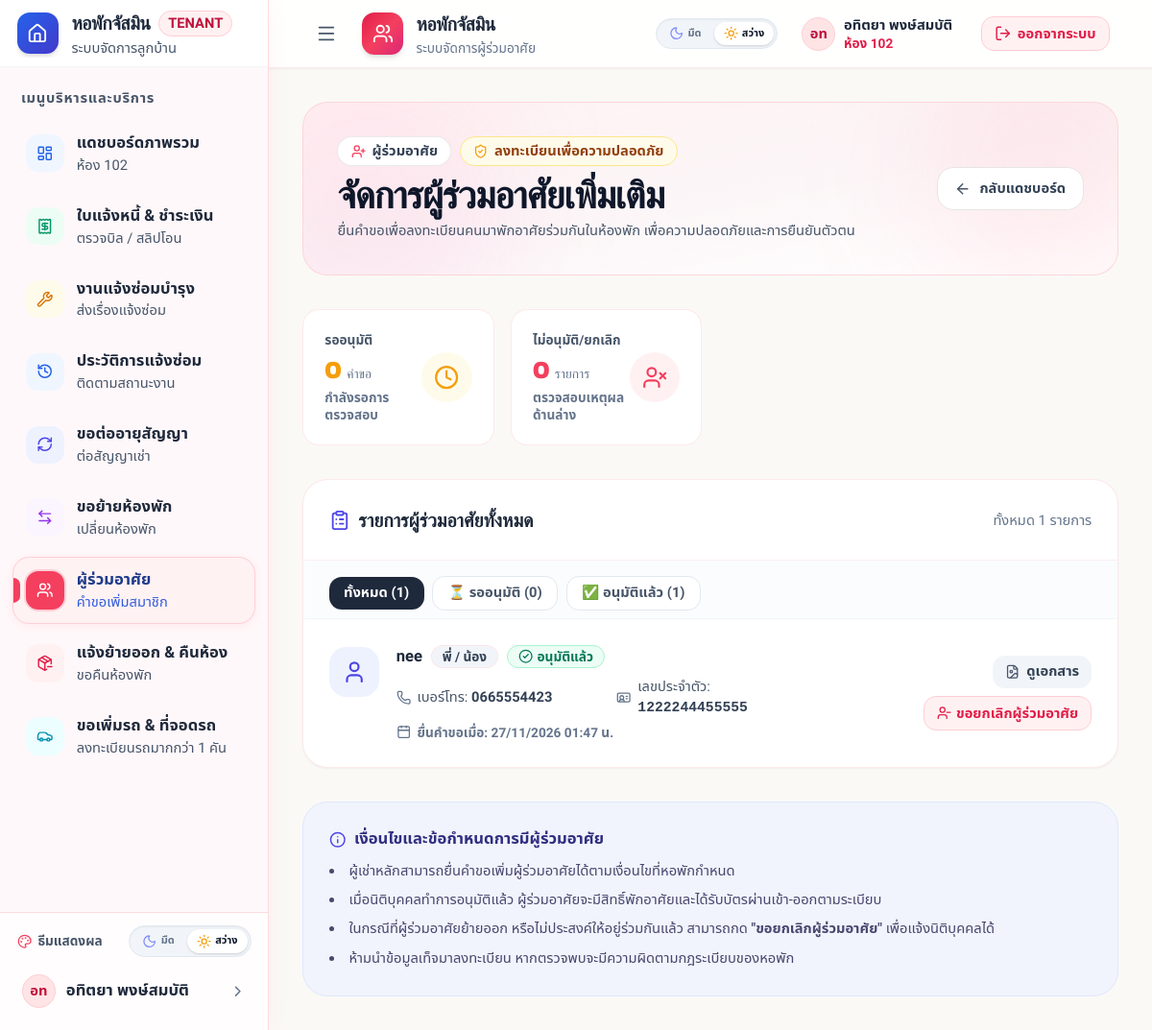
The page /tenant_coresidents.php (signed in) on the database its author committed.
### tables this page shows
CREATE TABLE `room` (
  `roomId` int(11) NOT NULL AUTO_INCREMENT,
  `roomNumber` varchar(10) NOT NULL,
  `roomType` varchar(50) DEFAULT NULL,
  `floor` int(11) DEFAULT NULL,
  `rentPrice` decimal(10,2) NOT NULL,
  `status` varchar(20) DEFAULT 'Available',
  PRIMARY KEY (`roomId`),
  UNIQUE KEY `roomNumber` (`roomNumber`)
);

CREATE TABLE `coresidents` (
  `id` int(11) NOT NULL AUTO_INCREMENT,
  `tenantId` int(11) NOT NULL,
  `roomId` int(11) NOT NULL,
  `fullName` varchar(100) NOT NULL,
  `relationship` varchar(50) NOT NULL,
  `idCardNumber` varchar(20) NOT NULL,
  `phoneNumber` varchar(20) NOT NULL,
  `idCardImage` varchar(255) DEFAULT NULL,
  `status` varchar(30) DEFAULT 'Pending',
  `adminRemark` text DEFAULT NULL,
  `cancelReason` text DEFAULT NULL,
  `created_at` timestamp NOT NULL DEFAULT current_timestamp(),
  PRIMARY KEY (`id`)
);

### tenant_coresidents.php (the view, shortened to what the rows shown need)
<?php
require_once 'includes/db_connect.php';
$tenantId = $_SESSION['user_id'];
$tenantName = $_SESSION['full_name'];
$stmtRoom = $conn->prepare("
    SELECT r.roomId, r.roomNumber, l.leaseId, l.startDate, l.endDate
    FROM Lease l
    JOIN Room r ON l.roomId = r.roomId
    WHERE l.tenantId = ? AND l.status = 'Active'
    LIMIT 1
");
$stmtRoom->execute([$tenantId]);
$myRoom = $stmtRoom->fetch(PDO::FETCH_ASSOC);
$myRoomNumber = $myRoom ? ($myRoom['roomNumber'] ?? '') : '';
$roomId = $myRoom ? $myRoom['roomId'] : null;
try {
    $conn->query("
        DELETE p FROM coresidents p
        INNER JOIN coresidents a ON p.tenantId = a.tenantId
            AND p.roomId = a.roomId
            AND (p.idCardNumber = a.idCardNumber OR p.fullName = a.fullName)
            AND a.status = 'Approved'
            AND p.status = 'Pending'
            AND p.id != a.id
    ");
} catch(PDOException $e) {}
$coresidents = [];
if ($roomId) {
    $stmtList = $conn->prepare("
        SELECT c.*, r.roomNumber
        FROM coresidents c
        JOIN Room r ON c.roomId = r.roomId
        WHERE c.tenantId = ? AND c.roomId = ?
        ORDER BY FIELD(c.status, 'Approved', 'Pending', 'Rejected'), c.id DESC
    ");
    $stmtList->execute([$tenantId, $roomId]);
    $rawList = $stmtList->fetchAll(PDO::FETCH_ASSOC);
    foreach($rawList as $row) {
        $coresidents[] = $row;
    }
}
?>
<!DOCTYPE html>
<html lang="th">
<head>
  <script src="https://cdn.tailwindcss.com">
    function toggleRelDropdown(e) {
        if (e) e.stopPropagation();
        const menu = document.getElementById('relDropdownMenu');
        const chevron = document.getElementById('relChevron');
        if (menu) {
            const isHidden = menu.classList.contains('hidden');
            menu.classList.toggle('hidden');
            if (chevron) {
                if (isHidden) chevron.classList.add('rotate-180');
                else chevron.classList.remove('rotate-180');
            }
        }
        if (window.lucide) lucide.createIcons();
    }
    function selectRelOption(val, icon, e) {
        if (e) e.stopPropagation();
        const input = document.getElementById('relationshipInput');
        if (input) input.value = val;
        const triggerText = document.getElementById('relTriggerText');
        if (triggerText) {
            triggerText.innerText = val;
            triggerText.className = 'text-slate-800 font-bold';
        }
        const triggerIcon = document.getElementById('relTriggerIcon');
        if (triggerIcon) triggerIcon.innerText = icon;
        const menu = document.getElementById('relDropdownMenu');
        if (menu) menu.classList.add('hidden');
        const chevron = document.getElementById('relChevron');
        if (chevron) chevron.classList.remove('rotate-180');
    }
    document.addEventListener('click', function(e) {
        if (!e.target.closest('#customRelDropdown')) {
            const menu = document.getElementById('relDropdownMenu');
            if (menu) menu.classList.add('hidden');
            const ch = document.getElementById('relChevron');
            if (ch) ch.classList.remove('rotate-180');
        }
    });
</script>
</head>
<body class="min-h-screen flex flex-col antialiased selection:bg-rose-500 selection:text-white bg-[#FAF9F6] text-slate-800">
  <?php include_once 'includes/tenant_sidebar.php'; ?>
  <header class="sticky top-0 z-40 bg-white/90 backdrop-blur-md border-b border-rose-100/80 shadow-sm">
    <div class="max-w-7xl mx-auto px-4 sm:px-6 lg:px-8">
      <div class="flex items-center justify-between h-16">
        <div class="flex items-center space-x-2 sm:space-x-3">
          <a href="profile.php" class="flex items-center gap-2 p-1 sm:p-1.5 sm:px-2.5 hover:bg-rose-50/70 rounded-full transition border border-transparent hover:border-rose-200 group" title="แก้ไขโปรไฟล์">
            <div class="hidden sm:block text-left pr-1">
              <div class="text-xs font-bold text-slate-800 group-hover:text-rose-600 transition truncate max-w-[140px] sm:max-w-[180px]"><?php echo htmlspecialchars($headerTenantName ?? $sidebarTenantName ?? ($tenantName ?? 'ผู้เช่า')); ?></div>
              <div class="text-[10px] text-rose-600 font-bold"><?php echo !empty($headerRoomNumber ?? $sidebarRoomNumber ?? ($myRoomNumber ?? '')) ? "ห้อง " . htmlspecialchars($headerRoomNumber ?? $sidebarRoomNumber ?? ($myRoomNumber ?? '')) : 'ลูกบ้าน'; ?></div>
            </div>
          </a>
        </div>
      </div>
    </div>
  </header>
  <main class="flex-1 max-w-5xl w-full mx-auto px-3.5 sm:px-6 py-4 sm:py-8 pb-24 sm:pb-8">
    <div class="p-6 sm:p-8 relative overflow-hidden bg-gradient-to-br from-rose-50/90 via-pink-50/50 to-white border border-rose-200/80 rounded-3xl shadow-xs mb-6 sm:mb-8">
      <div class="relative z-10 flex flex-col md:flex-row md:items-center justify-between gap-5">
        <div>
          <h1 class="text-2xl sm:text-3xl lg:text-4xl font-display font-extrabold text-slate-900 tracking-tight">
            จัดการผู้ร่วมอาศัยเพิ่มเติม
          </h1>
        </div>
      </div>
    </div>
    <div class="bg-white rounded-3xl border border-rose-100/80 shadow-sm overflow-hidden mb-8">
      <?php if(empty($coresidents)): ?>
        <div class="p-12 text-center">
          <div class="w-16 h-16 bg-indigo-50 text-indigo-500 rounded-full flex items-center justify-center mx-auto mb-4">
            <i data-lucide="users" class="w-8 h-8"></i>
          </div>
          <h4 class="font-bold text-slate-700 text-base">ยังไม่มีข้อมูลผู้ร่วมอาศัย</h4>
          <p class="text-xs text-slate-400 mt-1 max-w-sm mx-auto">
            หากคุณต้องการให้เพื่อน แฟน หรือคนในครอบครัวมาพักอาศัยร่วมกัน กรุณากดปุ่มยื่นคำขอเพื่อส่งเรื่องให้นิติบุคคลอนุมัติ
          </p>
          <?php if($myRoom): ?>
          <button onclick="openRequestModal()" class="mt-4 px-4 py-2 bg-rose-500 hover:bg-rose-600 text-white rounded-xl text-xs font-bold transition inline-flex items-center gap-1.5 shadow-sm">
            <i data-lucide="plus-circle" class="w-4 h-4"></i> ยื่นคำขอใหม่
          </button>
          <?php endif; ?>
        </div>
      <?php else: ?>
        <div class="divide-y divide-slate-100">
          <?php foreach($coresidents as $item):
            $status = $item['status'];
          ?>
          <div data-status="<?php echo ($status === 'Cancel_Pending' ? 'Pending' : htmlspecialchars($status)); ?>" class="coresident-item p-4 sm:p-6 hover:bg-rose-50/30/60 transition flex flex-col md:flex-row md:items-center justify-between gap-3.5 sm:gap-4">
            <div class="flex items-start gap-3 sm:gap-4">
              <div class="w-11 h-11 sm:w-12 sm:h-12 rounded-xl sm:rounded-2xl bg-indigo-50 text-indigo-600 flex items-center justify-center shrink-0 shadow-xs mt-0.5">
                <i data-lucide="user" class="w-5 h-5 sm:w-6 sm:h-6"></i>
              </div>
              <div class="flex-1 min-w-0">
                <div class="flex items-center gap-1.5 sm:gap-2 flex-wrap">
                  <h4 class="font-bold text-slate-800 text-sm sm:text-base"><?php echo htmlspecialchars($item['fullName']); ?></h4>
                  <span class="text-[10px] sm:text-xs bg-slate-100 text-slate-700 font-semibold px-2 sm:px-2.5 py-0.5 rounded-full border border-rose-100/80">
                    <?php echo htmlspecialchars($item['relationship']); ?>
                  </span>
                  <?php if($status === 'Approved'): ?>
                    <span class="text-[10px] sm:text-xs bg-emerald-50 text-emerald-700 border border-emerald-200 font-bold px-2 sm:px-2.5 py-0.5 rounded-full flex items-center gap-1">
                      <i data-lucide="check-circle-2" class="w-3 h-3 sm:w-3.5 sm:h-3.5"></i> อนุมัติแล้ว
                    </span>
                  <?php elseif($status === 'Cancel_Pending'): ?>
                    <span class="text-[10px] sm:text-xs bg-amber-50 text-amber-700 border border-amber-300 font-bold px-2 sm:px-2.5 py-0.5 rounded-full flex items-center gap-1 animate-pulse">
                      <i data-lucide="clock" class="w-3 h-3 sm:w-3.5 sm:h-3.5 text-amber-500"></i> รออนุมัติการยกเลิก
                    </span>
                  <?php elseif($status === 'Cancelled'): ?>
                    <span class="text-[10px] sm:text-xs bg-slate-100 text-slate-600 border border-rose-100/80 font-bold px-2 sm:px-2.5 py-0.5 rounded-full flex items-center gap-1">
                      <i data-lucide="user-x" class="w-3 h-3 sm:w-3.5 sm:h-3.5 text-slate-500"></i> ยกเลิกการพักอาศัยแล้ว
                    </span>
                  <?php elseif($status === 'Pending'): ?>
                    <span class="text-[10px] sm:text-xs bg-amber-50 text-amber-700 border border-amber-200 font-bold px-2 sm:px-2.5 py-0.5 rounded-full flex items-center gap-1">
                      <i data-lucide="clock" class="w-3 h-3 sm:w-3.5 sm:h-3.5"></i> รอแอดมินอนุมัติ
                    </span>
                  <?php elseif($status === 'Rejected'): ?>
                    <span class="text-[10px] sm:text-xs bg-rose-50 text-rose-700 border border-rose-200 font-bold px-2 sm:px-2.5 py-0.5 rounded-full flex items-center gap-1">
                      <i data-lucide="x-circle" class="w-3 h-3 sm:w-3.5 sm:h-3.5"></i> ไม่อนุมัติ
                    </span>
                  <?php endif; ?>
                </div>
                <div class="grid grid-cols-1 sm:grid-cols-2 gap-x-6 gap-y-1 mt-2 text-xs text-slate-500">
                  <div class="flex items-center gap-1.5">
                    <i data-lucide="phone" class="w-3.5 h-3.5 text-slate-400 shrink-0"></i>
                    <span>เบอร์โทร: <strong class="text-slate-700"><?php echo htmlspecialchars($item['phoneNumber']); ?></strong></span>
                  </div>
                  <div class="flex items-center gap-1.5">
                    <i data-lucide="id-card" class="w-3.5 h-3.5 text-slate-400 shrink-0"></i>
                    <span>เลขประจำตัว: <strong class="text-slate-700 font-mono"><?php echo htmlspecialchars($item['idCardNumber']); ?></strong></span>
                  </div>
                  <div class="flex items-center gap-1.5 sm:col-span-2 mt-0.5 text-[11px] text-slate-400">
                    <i data-lucide="calendar" class="w-3.5 h-3.5 shrink-0"></i>
                    <span>ยื่นคำขอเมื่อ: <?php echo date("d/m/Y H:i", strtotime($item['created_at'])); ?> น.</span>
                  </div>
                </div>
              </div>
            </div>
            <div class="flex items-center gap-2 w-full md:w-auto pt-3 border-t border-rose-100/60 md:border-0 md:pt-0 justify-end md:justify-end flex-wrap">
              <?php if(!empty($item['idCardImage'])): ?>
                <button type="button" onclick="openImageModal('<?php echo htmlspecialchars($item['idCardImage']); ?>', 'สำเนาบัตรประชาชน - <?php echo htmlspecialchars($item['fullName']); ?>')" class="flex-1 sm:flex-initial justify-center px-3 py-2 sm:py-1.5 bg-slate-100 hover:bg-slate-200 text-slate-700 rounded-xl text-xs font-semibold flex items-center gap-1.5 transition shadow-xs cursor-pointer active:scale-95">
                  <i data-lucide="file-image" class="w-3.5 h-3.5 text-slate-500"></i> ดูเอกสาร
                </button>
              <?php endif; ?>
              <?php if($status === 'Approved'): ?>
                <button type="button" onclick="openCancelModal(<?php echo $item['id']; ?>, '<?php echo htmlspecialchars(addslashes($item['fullName'])); ?>')" class="flex-1 sm:flex-initial justify-center px-3 py-2 sm:py-1.5 bg-rose-50 hover:bg-rose-100 text-rose-600 border border-rose-200 rounded-xl text-xs font-semibold flex items-center gap-1 transition shadow-xs cursor-pointer active:scale-95">
                  <i data-lucide="user-minus" class="w-3.5 h-3.5"></i> ขอยกเลิกผู้ร่วมอาศัย
                </button>
              <?php endif; ?>
            </div>
          </div>
          <?php endforeach; ?>
        </div>
      <?php endif; ?>
    </div>
  </main>
</body>
</html>

### rows shown on the page
room: roomNumber "102"
coresidents: fullName "nee", relationship "พี่ / น้อง", status "Approved" (drawn), phoneNumber "0665554423", idCardNumber "1222244455555", created_at "27/11/2026 01:47"

### other values the page prints
$item['title'] "แดชบอร์ดภาพรวม"
$item['subtitle'] "ห้อง 102"
$item['title'] "ใบแจ้งหนี้ & ชำระเงิน"
$item['subtitle'] "ตรวจบิล / สลิปโอน"
$item['title'] "งานแจ้งซ่อมบำรุง"
$item['subtitle'] "ส่งเรื่องแจ้งซ่อม"
$item['title'] "ประวัติการแจ้งซ่อม"
$item['subtitle'] "ติดตามสถานะงาน"
$item['title'] "ขอต่ออายุสัญญา"
$item['subtitle'] "ต่อสัญญาเช่า"
$item['title'] "ขอย้ายห้องพัก"
$item['subtitle'] "เปลี่ยนห้องพัก"
$item['title'] "ผู้ร่วมอาศัย"
$item['subtitle'] "คำขอเพิ่มสมาชิก"
$item['title'] "แจ้งย้ายออก & คืนห้อง"
